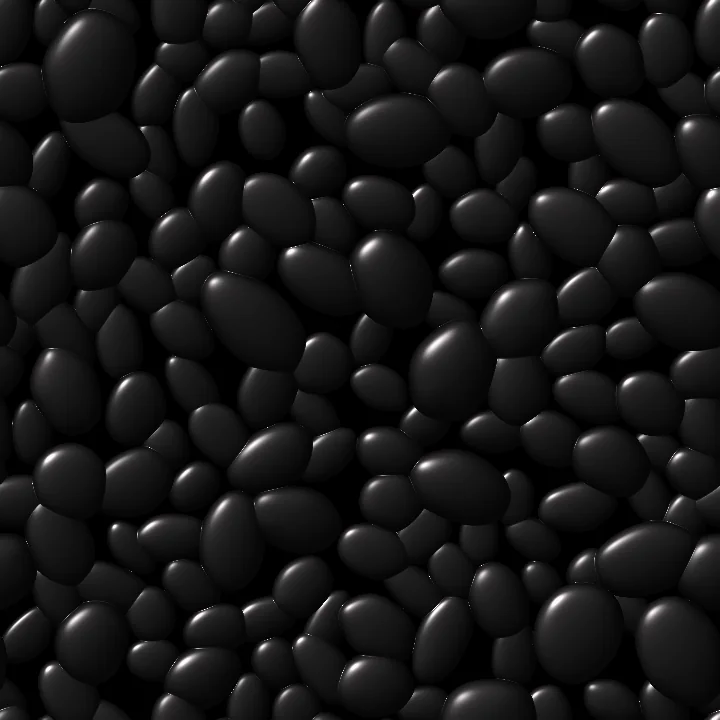
#> input picture assets/onyx-pebbles.webp, 720 x 720 px
$ python pink_glow.py ../assets/onyx-pebbles.webp out.png 1.0
#> lines starting #> are read from the running program, lines starting #| are printed output that depends on the picture
import sys, numpy as np, cv2
from PIL import Image, ImageOps
import pillow_heif; pillow_heif.register_heif_opener()
#> (this line was passed over: pillow_heif is not available in this run)
im = ImageOps.exif_transpose(Image.open(sys.argv[1])).convert('RGB'); im.thumbnail((1100,1100), Image.LANCZOS)
#> further down, im is the input picture: PIL image 720x720 RGB; mean R, G, B 22, 21.8, 21.9
a = np.asarray(im).astype(np.float32)/255
pink = np.float32([1.0, .35, .75])
lum = a @ np.float32([.3,.55,.15])
# glow: blurred highlights, tinted pink, screened on
hi = np.clip((lum-.35)/.5, 0, 1)
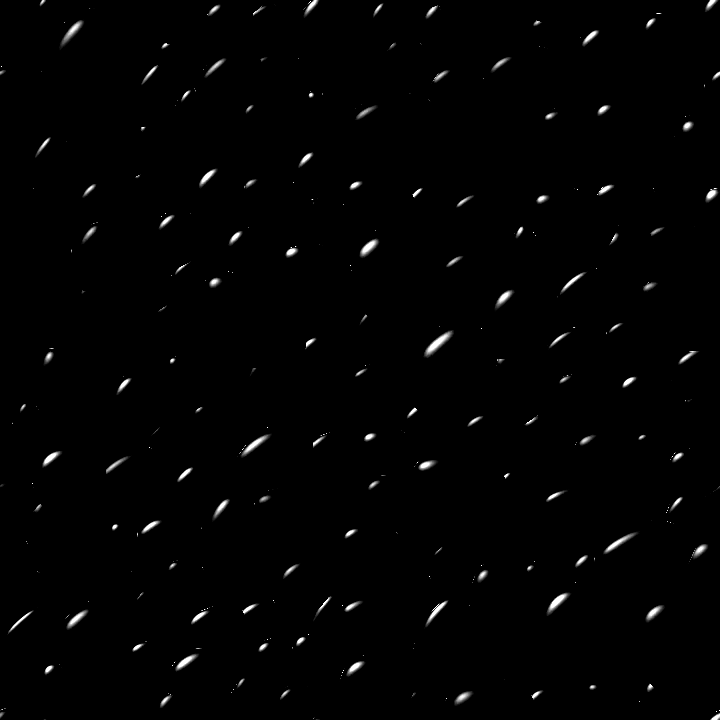
#> hi: shape (720, 720) float32; min 0, max 1, mean 0.0107
g = cv2.GaussianBlur(hi, (0,0), 45)[...,None] * pink
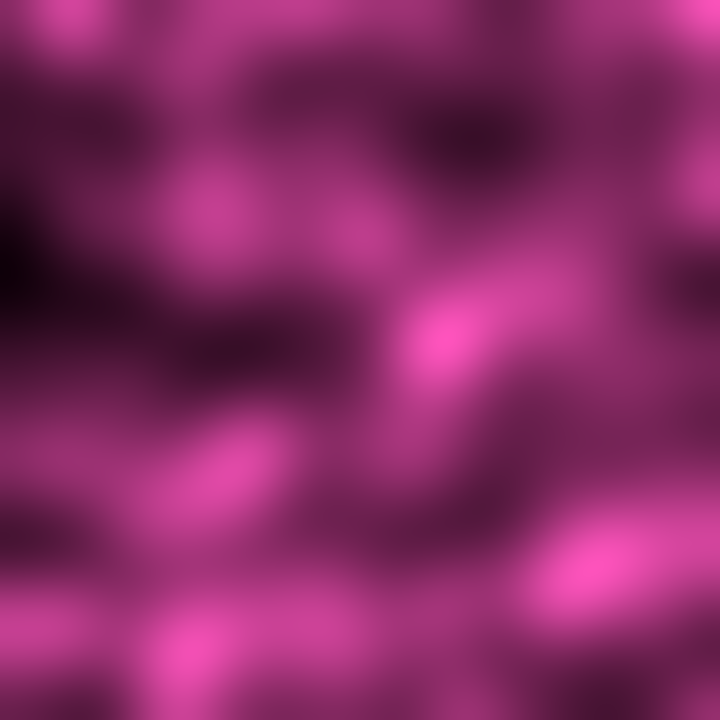
#> g: shape (720, 720, 3) float32; mean of channels 0, 1, 2 0.0106, 0.00373, 0.00798; drawn with min black and max white
s = float(sys.argv[3])
out = 1 - (1-a)*(1 - g*s)
# gentle overall pink wash in the shadows/mids
out = out*(1-.10*s) + (out*pink)*(.10*s) + pink*.06*s*(1-lum[...,None])
Image.fromarray((np.clip(out,0,1)*255).astype(np.uint8)).save(sys.argv[2], quality=82, optimize=True)
